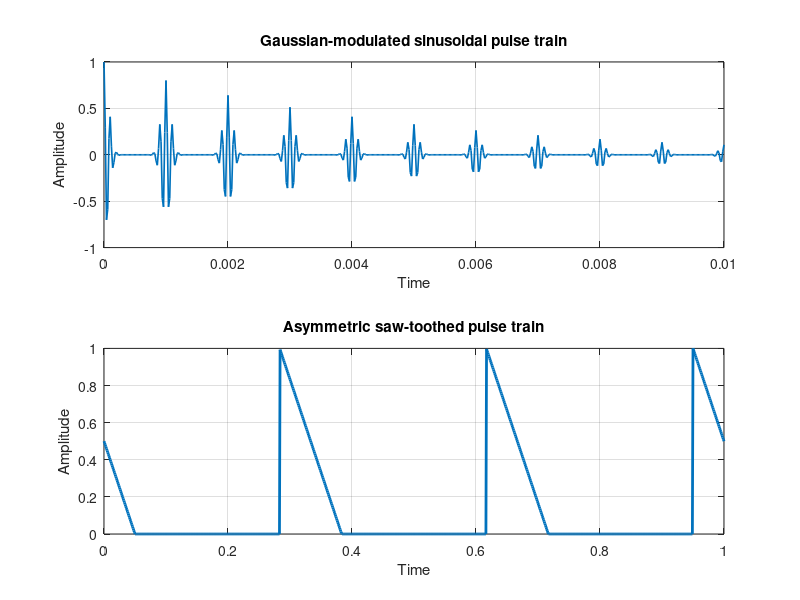

MATLAB code to generate this figure:
clear
subplot(2,1,1)
% Generate a periodic Gaussian pulse signal at 10 kHz, with 50% bandwidth.
% The pulse repetition frequency is 1 kHz, sample rate is 50 kHz, and pulse train length is 10 msec.
% The repetition amplitude should attenuate by 0.8 each time.  
% Uses a function handle to refer to the generator function.

t1 = 0:1/50E3:10E-3;
d1 = [0:1/1E3:10E-3;0.8.^(0:10)]';
y1 = pulstran(t1,d1,'gauspuls',10E3,0.5);
plot(t1,y1,'linewidth',1.2)
xlabel('Time')
ylabel('Amplitude')
title('Gaussian-modulated sinusoidal pulse train')
grid on

subplot(2,1,2)
% Generate an asymmetric sawtooth waveform with a repetition frequency of 3 Hz and a sawtooth width of 0.1 sec.
% The signal is to be 1 second long with a sample rate of 1 kHz.

t2 = 0 : 1/1E3 : 1;                       % 1 kHz sample freq for 1 sec
d2 = 0 : 1/3 : 1;                         % 3 Hz repetition freq
y2 = pulstran(t2,d2,'tripuls',0.1,-1); 
plot(t2,y2,'linewidth',2)
xlabel('Time')
ylabel('Amplitude')
title('Asymmetric saw-toothed pulse train')
grid on
